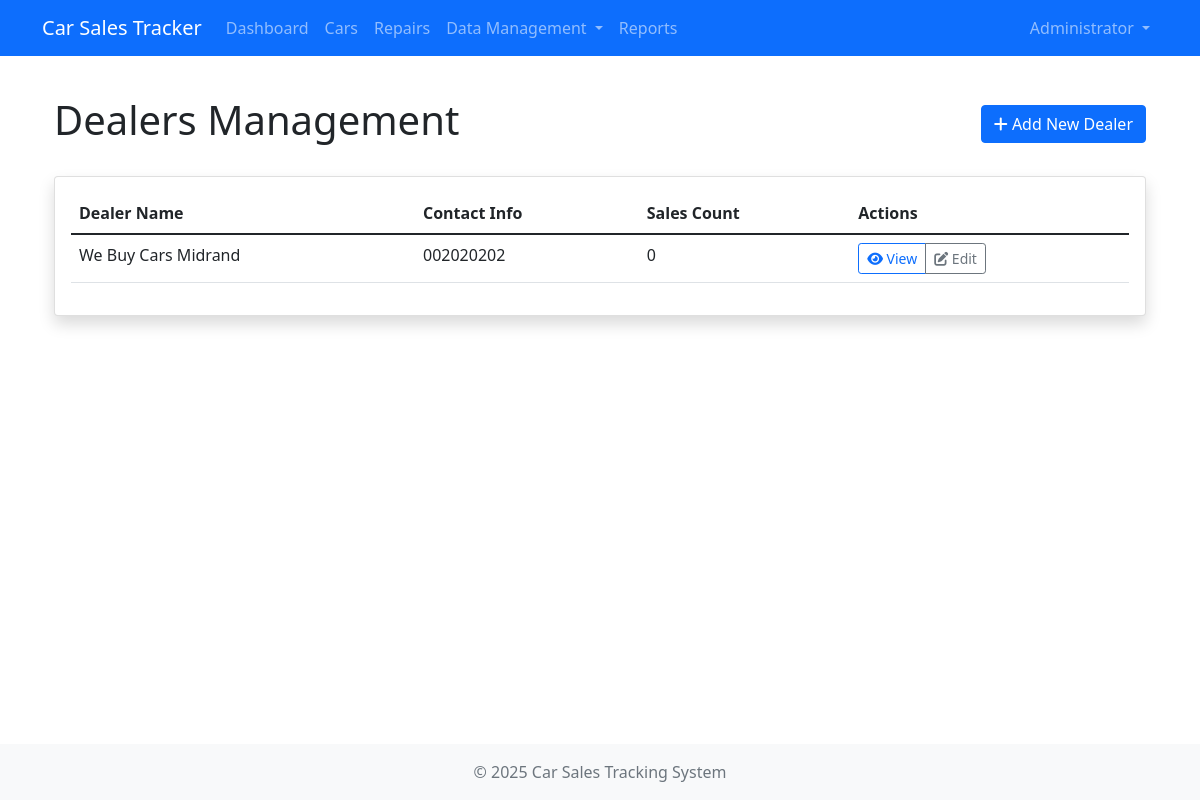
The app's page /dealers/ (signed in), older data.
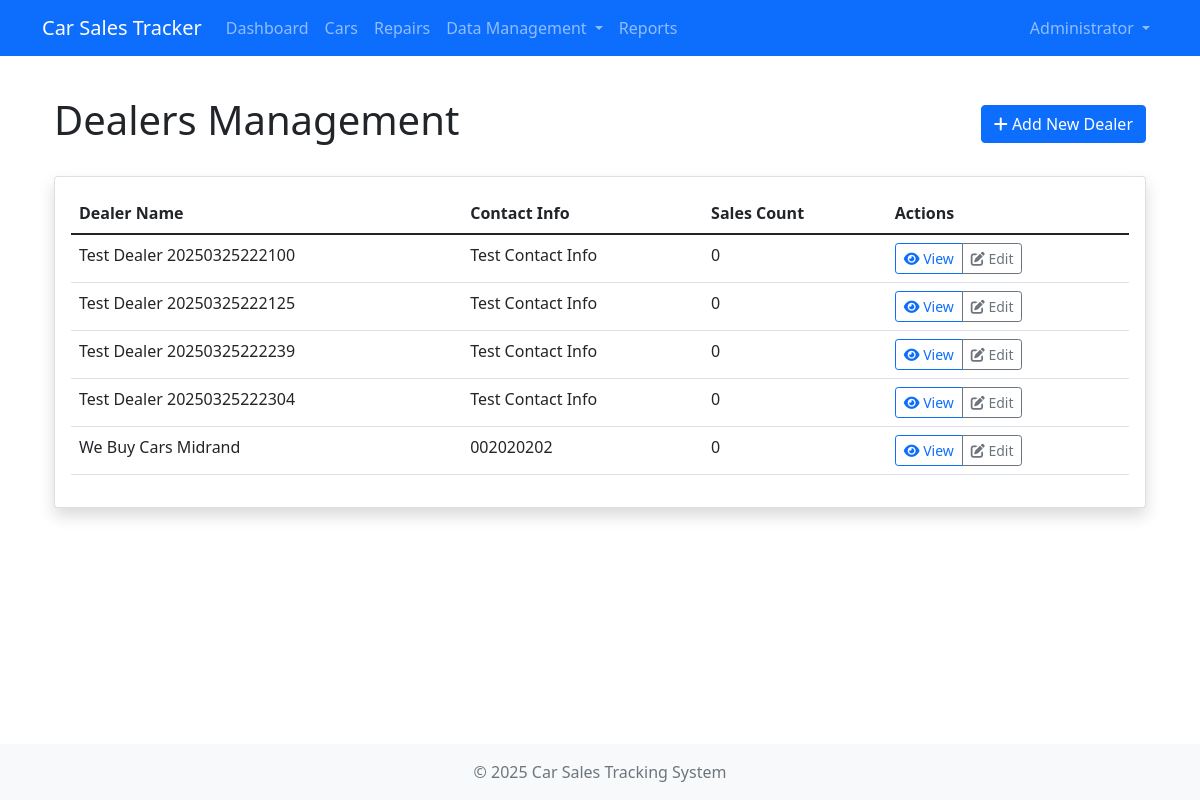
The same page, newer data.
### app/models/dealer.py (models this page shows, shortened)
class Dealer(db.Model):
    __tablename__ = 'dealers'
    dealer_id = db.Column(db.Integer, primary_key=True, autoincrement=True)
    dealer_name = db.Column(db.String(100), nullable=False)
    contact_info = db.Column(db.String(150), nullable=False)
    address = db.Column(db.String(200))
    date_joined = db.Column(db.DateTime, default=datetime.utcnow)
    status = db.Column(db.String(20), default='Active')  # Active, Inactive, Suspended
    total_sales = db.Column(db.Integer, default=0)
    total_revenue = db.Column(db.Float, default=0.0)
    avg_days_to_sell = db.Column(db.Float, default=0.0)
    last_sale_date = db.Column(db.DateTime)
    cars = db.relationship('Car', primaryjoin="Dealer.dealer_id==Car.dealer_id", lazy='dynamic', overlaps="dealer")
    def update_performance_metrics(self):
        self.total_sales = self.cars.filter_by(repair_status='Sold').count()
        sold_cars = self.cars.filter_by(repair_status='Sold').all()
        total_revenue = sum(car.sale_price for car in sold_cars if car.sale_price)
        self.total_revenue = total_revenue
        days_to_sell = []
        for car in sold_cars:
            if car.date_added_to_stand and car.date_sold:
                days = (car.date_sold - car.date_added_to_stand).days
                if days >= 0:  # Sanity check
                    days_to_sell.append(days)
        if days_to_sell:
            self.avg_days_to_sell = sum(days_to_sell) / len(days_to_sell)
        if sold_cars:
            self.last_sale_date = max(car.date_sold for car in sold_cars if car.date_sold)

### app/routes/dealers.py (the view)
@dealers_bp.route('/')
@login_required
@validate_params(
    search=(str, False, None),
    min_cars=(int, False, None, lambda x: x >= 0),
    min_revenue=(float, False, None, lambda x: x >= 0),
    sort_by=(str, False, 'dealer_name', lambda x: x in VALID_SORT_FIELDS),
    sort_dir=(str, False, 'asc', lambda x: x in VALID_SORT_DIRS)
)
def index():
    params = request.validated_params
    search = params.get('search')
    min_cars = params.get('min_cars')
    min_revenue = params.get('min_revenue')
    sort_by = params.get('sort_by', 'dealer_name')
    sort_dir = params.get('sort_dir', 'asc')
    dealers = Dealer.query.all()
    for dealer in dealers:
        dealer.update_performance_metrics()
    db.session.commit()
    if search:
        search_term = search.lower()
        dealers = [d for d in dealers if
                  search_term in d.dealer_name.lower() or
                  (d.contact_info and search_term in d.contact_info.lower()) or
                  (d.address and search_term in d.address.lower())]
    if min_cars is not None:
        dealers = [d for d in dealers if d.cars_supplied >= min_cars]
    if min_revenue is not None:
        dealers = [d for d in dealers if d.total_revenue >= min_revenue]
    reverse = sort_dir == 'desc'
    dealers = sorted(dealers, key=lambda x: getattr(x, sort_by) or 0, reverse=reverse)
    return render_template(
        'dealers/index.html',
        dealers=dealers,
        current_search=search,
        current_min_cars=min_cars,
        current_min_revenue=min_revenue,
        current_sort=sort_by,
        current_sort_dir=sort_dir
    )

### app/models/user.py (called while the page is built)
@login_manager.user_loader
def load_user(user_id):
    return User.query.get_or_404(int(user_id)) if user_id else None

### app/templates/dealers/index.html (shortened to what this page needs)
{% extends 'base.html' %}
{% block content %}
<div class="container">
    <div class="d-flex justify-content-between align-items-center mb-4">
        <h1>Dealers Management</h1>
        <a href="{{ url_for('dealers.create') }}" class="btn btn-primary">
            <i class="fas fa-plus"></i> Add New Dealer
        </a>
    </div>
    <div class="card shadow">
        <div class="card-body">
            <div class="table-responsive">
                <table class="table table-hover">
                    <thead>
                        <tr>
                            <th>Dealer Name</th>
                            <th>Contact Info</th>
                            <th>Sales Count</th>
                            <th>Actions</th>
                        </tr>
                    </thead>
                    <tbody>
                        {% if dealers %}
                            {% for dealer in dealers %}
                            <tr>
                                <td>{{ dealer.dealer_name }}</td>
                                <td>{{ dealer.contact_info|truncate(50) }}</td>
                                <td>{{ dealer.total_sales }}</td>
                                <td>
                                    <div class="btn-group btn-group-sm">
                                        <a href="{{ url_for('dealers.view', dealer_id=dealer.dealer_id) }}" class="btn btn-outline-primary">
                                            <i class="fas fa-eye"></i> View
                                        </a>
                                        <a href="{{ url_for('dealers.edit', dealer_id=dealer.dealer_id) }}" class="btn btn-outline-secondary">
                                            <i class="fas fa-edit"></i> Edit
                                        </a>
                                    </div>
                                </td>
                            </tr>
                            {% endfor %}
                        {% endif %}
                    </tbody>
                </table>
            </div>
        </div>
    </div>
</div>
{% endblock %}

Row changes from the older to the newer data that the page shows:
added Dealer: dealer_name "Test Dealer 20250325222100", contact_info "Test Contact Info", total_sales "0"
added Dealer: dealer_name "Test Dealer 20250325222125", contact_info "Test Contact Info", total_sales "0"
added Dealer: dealer_name "Test Dealer 20250325222239", contact_info "Test Contact Info", total_sales "0"
added Dealer: dealer_name "Test Dealer 20250325222304", contact_info "Test Contact Info", total_sales "0"
